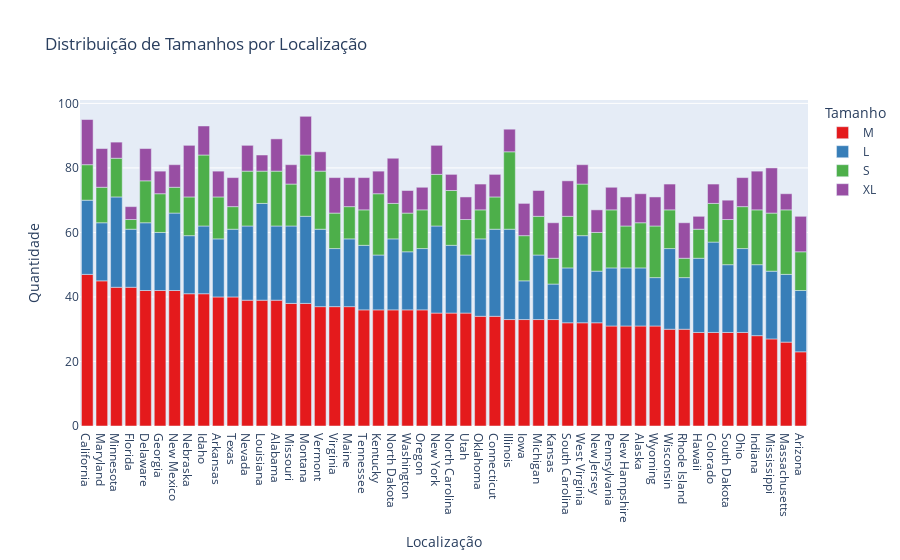

Source (notebook cell):
### Code cell
# Criar o gráfico de barras com Plotly
fig = px.bar(tamanho_por_local, 
             x='Localização', 
             y='Quantidade', 
             color='Tamanho', 
             title='Distribuição de Tamanhos por Localização',
             labels={'Quantidade': 'Quantidade', 'Localização': 'Localização', 'Tamanho': 'Tamanho'},
             color_discrete_sequence=px.colors.qualitative.Set1)  # Definindo cores distintas

# Exibir o gráfico
fig.show()

### Figure 1 — Plotly figure (JSON) as saved in the notebook; plotly's stock layout.template omitted (floating-point values rounded to 4 significant figures)
{"data": [{"hovertemplate": "Tamanho=M<br>Localização=%{x}<br>Quantidade=%{y}<extra></extra>", "legendgroup": "M", "marker": {"color": "rgb(228,26,28)", "pattern": {"shape": ""}}, "name": "M", "orientation": "v", "showlegend": true, "textposition": "auto", "type": "bar", "x": ["California", "Maryland", "Minnesota", "Florida", "Delaware", "Georgia", "New Mexico", "Nebraska", "Idaho", "Arkansas", "Texas", "Nevada", "Louisiana", "Alabama", "Missouri", "Montana", "Vermont", "Virginia", "Maine", "Tennessee", "Kentucky", "North Dakota", "Washington", "Oregon", "New York", "North Carolina", "Utah", "Oklahoma", "Connecticut", "Illinois", "Iowa", "Michigan", "Kansas", "South Carolina", "West Virginia", "New Jersey", "Pennsylvania", "New Hampshire", "Alaska", "Wyoming", "Wisconsin", "Rhode Island", "Hawaii", "Colorado", "South Dakota", "Ohio", "Indiana", "Mississippi", "Massachusetts", "Arizona"], "xaxis": "x", "y": [47, 45, 43, 43, 42, 42, 42, 41, 41, 40, 40, 39, 39, 39, 38, 38, 37, 37, 37, 36, 36, 36, 36, 36, 35, 35, 35, 34, 34, 33, 33, 33, 33, 32, 32, 32, 31, 31, 31, 31, 30, 30, 29, 29, 29, 29, 28, 27, 26, 23], "yaxis": "y"}, {"hovertemplate": "Tamanho=L<br>Localização=%{x}<br>Quantidade=%{y}<extra></extra>", "legendgroup": "L", "marker": {"color": "rgb(55,126,184)", "pattern": {"shape": ""}}, "name": "L", "orientation": "v", "showlegend": true, "textposition": "auto", "type": "bar", "x": ["Louisiana", "Minnesota", "Colorado", "Illinois", "Connecticut", "New York", "West Virginia", "Montana", "Ohio", "Wisconsin", "Missouri", "New Mexico", "Oklahoma", "Vermont", "Nevada", "Alabama", "Hawaii", "California", "Indiana", "North Dakota", "Texas", "Idaho", "Maine", "South Dakota", "North Carolina", "Delaware", "Mississippi", "Massachusetts", "Michigan", "Tennessee", "Arizona", "Oregon", "Florida", "Washington", "Pennsylvania", "Maryland", "Virginia", "Nebraska", "New Hampshire", "Alaska", "Georgia", "Arkansas", "Utah", "South Carolina", "Kentucky", "Rhode Island", "New Jersey", "Wyoming", "Iowa", "Kansas"], "xaxis": "x", "y": [30, 28, 28, 28, 27, 27, 27, 27, 26, 25, 24, 24, 24, 24, 23, 23, 23, 23, 22, 22, 21, 21, 21, 21, 21, 21, 21, 21, 20, 20, 19, 19, 18, 18, 18, 18, 18, 18, 18, 18, 18, 18, 18, 17, 17, 16, 16, 15, 12, 11], "yaxis": "y"}, {"hovertemplate": "Tamanho=S<br>Localização=%{x}<br>Quantidade=%{y}<extra></extra>", "legendgroup": "S", "marker": {"color": "rgb(77,175,74)", "pattern": {"shape": ""}}, "name": "S", "orientation": "v", "showlegend": true, "textposition": "auto", "type": "bar", "x": ["Illinois", "Idaho", "Massachusetts", "Kentucky", "Montana", "Pennsylvania", "Vermont", "Mississippi", "North Carolina", "Nevada", "Alabama", "Indiana", "West Virginia", "Wyoming", "South Carolina", "New York", "Alaska", "South Dakota", "Iowa", "Missouri", "Arkansas", "New Hampshire", "Ohio", "Delaware", "Georgia", "Minnesota", "Nebraska", "Colorado", "Oregon", "Washington", "Wisconsin", "Michigan", "New Jersey", "Arizona", "Utah", "Virginia", "California", "North Dakota", "Tennessee", "Maryland", "Louisiana", "Connecticut", "Maine", "Hawaii", "Oklahoma", "New Mexico", "Kansas", "Texas", "Rhode Island", "Florida"], "xaxis": "x", "y": [24, 22, 20, 19, 19, 18, 18, 18, 17, 17, 17, 17, 16, 16, 16, 16, 14, 14, 14, 13, 13, 13, 13, 13, 12, 12, 12, 12, 12, 12, 12, 12, 12, 12, 11, 11, 11, 11, 11, 11, 10, 10, 10, 9, 9, 8, 8, 7, 6, 3], "yaxis": "y"}, {"hovertemplate": "Tamanho=XL<br>Localização=%{x}<br>Quantidade=%{y}<extra></extra>", "legendgroup": "XL", "marker": {"color": "rgb(152,78,163)", "pattern": {"shape": ""}}, "name": "XL", "orientation": "v", "showlegend": true, "textposition": "auto", "type": "bar", "x": ["Nebraska", "North Dakota", "California", "Mississippi", "Indiana", "Montana", "Maryland", "Kansas", "Arizona", "Rhode Island", "South Carolina", "Virginia", "Alabama", "Tennessee", "Delaware", "Iowa", "Wyoming", "New Hampshire", "Idaho", "Texas", "Alaska", "New York", "Maine", "Ohio", "Arkansas", "Michigan", "Wisconsin", "Oklahoma", "Nevada", "Washington", "Illinois", "Georgia", "New Jersey", "Oregon", "Utah", "New Mexico", "Connecticut", "Pennsylvania", "Kentucky", "Vermont", "West Virginia", "Colorado", "South Dakota", "Missouri", "North Carolina", "Massachusetts", "Minnesota", "Louisiana", "Florida", "Hawaii"], "xaxis": "x", "y": [16, 14, 14, 14, 12, 12, 12, 11, 11, 11, 11, 11, 10, 10, 10, 10, 9, 9, 9, 9, 9, 9, 9, 9, 8, 8, 8, 8, 8, 7, 7, 7, 7, 7, 7, 7, 7, 7, 7, 6, 6, 6, 6, 6, 5, 5, 5, 5, 4, 4], "yaxis": "y"}], "layout": {"barmode": "relative", "legend": {"title": {"text": "Tamanho"}, "tracegroupgap": 0}, "title": {"text": "Distribuição de Tamanhos por Localização"}, "xaxis": {"anchor": "y", "domain": [0, 1], "title": {"text": "Localização"}}, "yaxis": {"anchor": "x", "domain": [0, 1], "title": {"text": "Quantidade"}}}}
